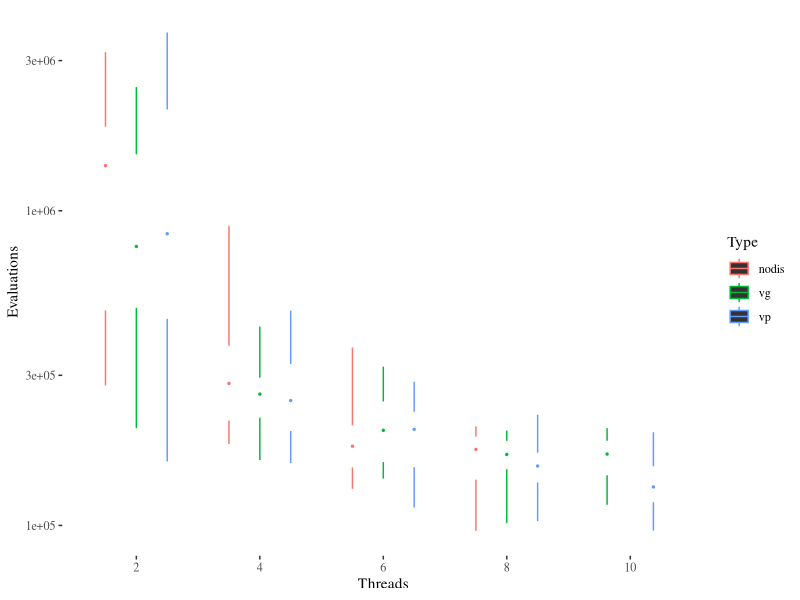
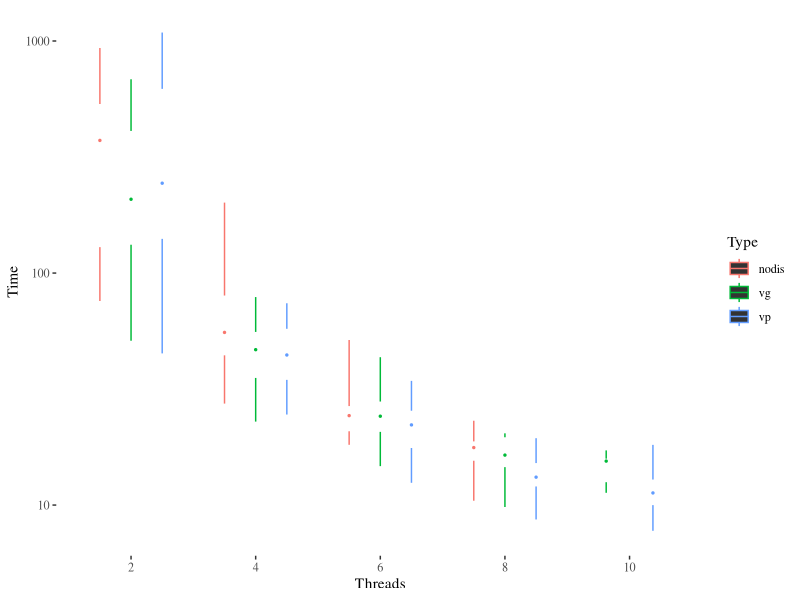
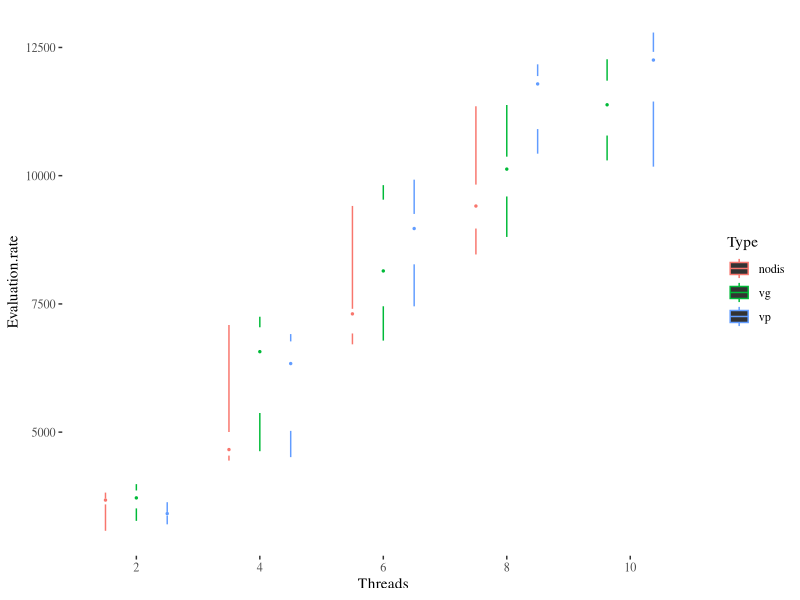

The R script that drew these images, in order:
library(ggplot2)
library(ggthemes)
library(rstatix)
library(tidyverse)

data.raw <- read.csv("code/leading-ones-ppsn.csv")
data <- data.raw[data.raw$Type == "vp" | data.raw$Type == "vg" | data.raw$Type == "nodis",]
data$Threads <- as.factor(data$Threads)
data$Evaluation.rate <- data$Evaluations/data$Time
data$Type <- as.factor(data$Type)
data.t <- as_tibble(data)
summaries <- data %>% group_by(Type,Threads) %>% summarise(medianE=median(Evaluations,na.rm=TRUE),medianT=median(Time,na.rm=TRUE),medianR=median(Evaluation.rate,na.rm=TRUE))
ggplot(data,aes(x=Threads,y=Evaluations,color=Type))+geom_tufteboxplot()+theme_tufte()+scale_y_log10()
ggplot(data,aes(x=Threads,y=Time,color=Type))+geom_tufteboxplot()+theme_tufte()+scale_y_log10()
ggplot(data,aes(x=Threads,y=Evaluation.rate,color=Type))+geom_tufteboxplot()+theme_tufte()

# Wilcox test
data$type.threads <- paste0(data$Type,data$Threads)
wilcox.df.e <- data.frame()
wilcox.df.t <- data.frame()

for (threads in c(2,4,6,8)) {
  this.w.e <- wilcox.test(data[data$type.threads==paste0("nodis",threads),]$Evaluation.rate, data[data$type.threads==paste0("vp",threads),]$Evaluation.rate)
  wilcox.df.e <- rbind(wilcox.df.e,
                       data.frame(threads=threads,
                                  wilcoxon=this.w.e$p.value,
                                  significant= (this.w.e$p.value < 0.10)))
  this.w.t <- wilcox.test(data[data$type.threads==paste0("vg",threads),]$Time, data[data$type.threads==paste0("vp",threads),]$Time)
  wilcox.df.t <- rbind(wilcox.df.t,
                       data.frame(threads=threads,
                                  wilcoxon=this.w.t$p.value,
                                  significant= (this.w.t$p.value < 0.10)))
}
